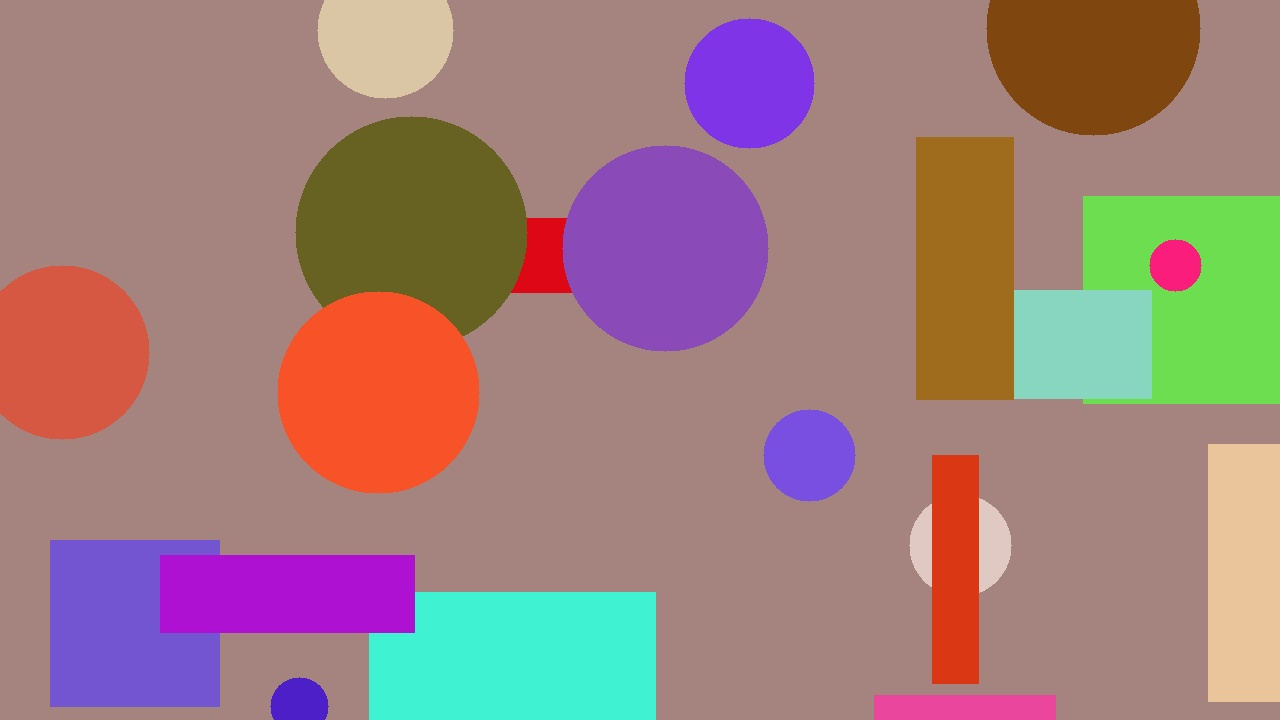
#> input picture src/tests/cases/synthetic/diff_big_head_turn_s1/000.jpg, 1280 x 720 px
$ python benchmark.py
#> lines starting #> are read from the running program, lines starting #| are printed output that depends on the picture
### src/Tier1Caches/ColorFingerprint.py
import cv2 as cv
import numpy as np

"""
idea: Cut the frame into 12 squares like a chocolate bar. In each square, count how much red, green, blue, and so on. Write those count on a row and that row is the fingerprint of the frame

"""

Color_Buckets = ["black", "gray", "red", "yellow", "green", "cyan", "blue", "magenta"]


def ColorFingerprint(frame1, frame2, threshold=0.9):
    """Two raw BGR frames in -> (score, is the scene similar enough to reuse the cached answer?)."""

    def fingerprint(frame):
        # shrink: INTER_AREA averages the pixels it throws away, the right choice for shrinking
        small = cv.resize(frame, (160, 90), interpolation=cv.INTER_AREA)

        # HSV puts colour in one channel instead of spread across three
        hsv = cv.cvtColor(small, cv.COLOR_BGR2HSV)
        hue = hsv[..., 0].astype(np.int32)
        saturation = hsv[..., 1]
        brightness = hsv[..., 2]

        labels = 2 + ((hue + 15) // 30) % 6

        # washed-out and dark pixels have no trustworthy hue, so they get their own buckets
        labels[saturation < 50] = Color_Buckets.index("gray")
        labels[brightness < 50] = Color_Buckets.index("black")

        # cut into cells, left to right, top to bottom
        cells = [cell for row in np.vsplit(labels, 3) for cell in np.hsplit(row, 4)]

        # count each cell's colours and lay the counts end to end: 12 cells x 8 buckets = 96 floats
        counts = [np.bincount(c.ravel(), minlength=len(Color_Buckets)) for c in cells]
        row = np.concatenate(counts).astype(np.float32)

        # unit length, so two frames of different brightness or detail still compare fairly
        return row / np.linalg.norm(row)

    # cosine similarity: ~1 for the same scene, ~0 for different ones
    score = float(np.dot(fingerprint(frame1), fingerprint(frame2)))
    return score, score >= threshold

### src/Tier1Caches/OutlineComparison.py
import cv2 as cv
import numpy as np

"""
idea: Trace each frame into a colouring-book outline (Canny edges), lay the new outline over the
last one and count how many lines don't match. Outlines ignore lighting, so a cloud passing
over doesn't look like a new scene.
"""

# how far the edge thresholds sit below/above the frame's median brightness
Edge_Threshold_Spread = 0.33
# how many pixels an edge can shift and still count as "didn't move"
Edge_Shift_Tolerance_Px = 1
# square used to thicken edges by Edge_Shift_Tolerance_Px on every side; derived, don't edit
Edge_Thicken_Kernel = np.ones((2 * Edge_Shift_Tolerance_Px + 1,) * 2, np.uint8)


def OutlineComparison(frame1, frame2, threshold=0.9):
    """Two raw BGR frames in -> (score, is the scene similar enough to reuse the cached answer?)."""

    def outline(frame):
        # shrink: INTER_AREA averages the pixels it throws away, the right choice for shrinking
        small = cv.resize(frame, (160, 90), interpolation=cv.INTER_AREA)
        grey = cv.cvtColor(small, cv.COLOR_BGR2GRAY)

        # Canny needs two brightness thresholds; hanging them off this frame's median keeps a
        # dim room and a bright one from tracing wildly different amounts of edge
        medianBrightness = np.median(grey)
        lowThreshold = int((1 - Edge_Threshold_Spread) * medianBrightness)
        highThreshold = int(min(255, (1 + Edge_Threshold_Spread) * medianBrightness))
        return cv.Canny(grey, lowThreshold, highThreshold) > 0

    edges1 = outline(frame1)
    edges2 = outline(frame2)

    # an edgeless pair (blank wall, pitch dark) has nothing to disagree about, so call it identical
    totalEdgePixels = np.count_nonzero(edges1) + np.count_nonzero(edges2)
    if not totalEdgePixels:
        return 1.0, True

    # thicken each outline by the shift tolerance, so an edge that moved a pixel still counts as put
    near1 = cv.dilate(edges1.view(np.uint8), Edge_Thicken_Kernel) > 0
    near2 = cv.dilate(edges2.view(np.uint8), Edge_Thicken_Kernel) > 0

    # an edge "moved" if the other frame has no edge anywhere near it
    moved = np.count_nonzero(edges1 & ~near2) + np.count_nonzero(edges2 & ~near1)

    # score = the fraction of the outline that stayed put
    score = 1 - moved / totalEdgePixels
    return score, score >= threshold


# [13 lines that do not run on import are left out]

### src/Tier1Caches/ChangeBucket.py
"""
idea: Every frame, pour the small outline diff from the previous frame into a bucket. When it's
full, run the module again and empty it. Measuring many small changes beats one big comparison
across a second, where a head-mounted camera has turned too far for the frames to resemble each other.
One bucket per module.
"""

from OutlineComparison import OutlineComparison


def ChangeBucket(frame1, frame2, threshold=0.9, between=(), maxFrames=300):
    """Raw BGR frames in -> (score, similar enough?), pouring every consecutive diff into one bucket."""
    # maxFrames: force-run ceiling so an edgeless scene (diff ~0) can't sit silent forever;
    #   300 = 10 s at 30 fps, the longest cache timer
    sequence = [frame1, *between, frame2]
    level = 0.0
    frames = 1  # frame1 itself, nothing to compare it against yet

    for previous, current in zip(sequence, sequence[1:]):
        level += 1 - OutlineComparison(previous, current)[0]
        frames += 1
        if level >= 1 - threshold or frames >= maxFrames:
            break

    # score = how much room is left in the bucket
    score = max(0.0, 1 - level)
    return score, score >= threshold and frames < maxFrames


# [15 lines that do not run on import are left out]

### src/tests/benchmark.py
"""
Feeds every case in src/tests/cases/ to each technique and reports accuracy + speed.

Each case is 2 frames. Score >= Similarity_Threshold = accept (similar, reuse the answer); below = reject.
False-same is the dangerous error (we'd reuse a stale answer), so it's reported separately.

Usage: python src/tests/makeCases.py && python src/tests/benchmark.py
"""
import sys
import time
from pathlib import Path

import cv2 as cv

sys.path.insert(0, str(Path(__file__).resolve().parents[1] / "Tier1Caches"))
from ChangeBucket import ChangeBucket  # noqa: E402
from ColorFingerprint import ColorFingerprint  # noqa: E402
from OutlineComparison import OutlineComparison  # noqa: E402

Similarity_Threshold = 0.9
Cases_Folder = Path(__file__).parent / "cases"
Image_Types = {".jpg", ".jpeg", ".png"}

# each takes (frame1, frame2) and returns (score, accept?)
Techniques_To_Test = {
    "ColorFingerprint": ColorFingerprint,
    "OutlineComparison": OutlineComparison,
    "ChangeBucket": ChangeBucket,
}


def loadCases():
    # a case = a folder holding exactly 2 images; sorted name order gives frame1, frame2
    for d in sorted(p for p in Cases_Folder.rglob("*") if p.is_dir()):
        files = sorted(f for f in d.iterdir() if f.suffix.lower() in Image_Types)
        if len(files) == 2:
            yield d.name, d.name.startswith("same"), [cv.imread(str(f)) for f in files]


def main():
    cases = list(loadCases())
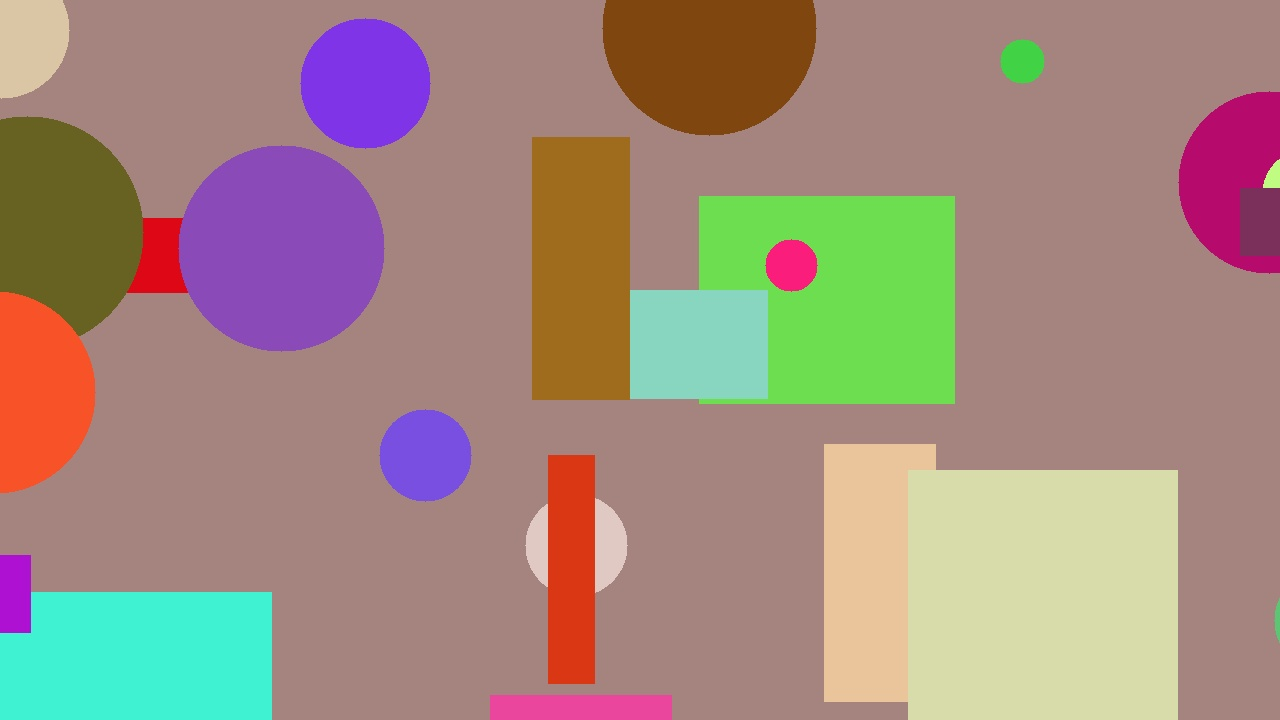
#> input picture src/tests/cases/synthetic/diff_big_head_turn_s1/001.jpg, 1280 x 720 px
#> cases = 1 item
    if not cases:
        sys.exit(f"no cases in {Cases_Folder} - run src/tests/makeCases.py first")

    stats = {m: {"right": 0, "falseSame": 0, "falseDiff": 0, "secs": 0.0} for m in Techniques_To_Test}
    print(f"{'case':38} {'expect':6} " + " ".join(f"{m:>20}" for m in Techniques_To_Test))
    for name, expectSame, (frame1, frame2) in cases:
        row = []
        for m, fn in Techniques_To_Test.items():
            t = time.perf_counter()
            score, same = fn(frame1, frame2, Similarity_Threshold)
            stats[m]["secs"] += time.perf_counter() - t
            ok = same == expectSame
            stats[m]["right"] += ok
            stats[m]["falseSame"] += same and not expectSame
            stats[m]["falseDiff"] += expectSame and not same
            row.append(f"{score:6.3f} {'ok' if ok else 'MISS':>4}")
        print(f"{name:38} {'same' if expectSame else 'diff':6} " + " ".join(f"{r:>20}" for r in row))
#> this loop made 1 pass
#> (name, expectSame) on pass 1: ('diff_big_head_turn_s1', False)
#| diff_big_head_turn_s1                  diff             0.765   ok           0.152   ok           0.152   ok
#> pass 1, in fingerprint, `small = cv.resize(frame, (160, 90), interpolation=cv.INTER_AREA)`:
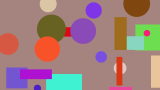
#> small: shape (90, 160, 3); mean B, G, R 123.9, 127.1, 159.6
#> pass 1, in fingerprint, `hue = hsv[..., 0].astype(np.int32)`:
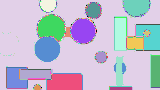
#> hue: shape (90, 160) int32; 111 distinct labels, from 0 to 179; one colour per label, 0 black
#> pass 1, in fingerprint, `saturation = hsv[..., 1]`:
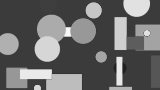
#> saturation: shape (90, 160); min 32, max 247, mean 105.5
#> after the loop, stats = 3 items

    print(f"\nthreshold {Similarity_Threshold}, {len(cases)} cases")
#| threshold 0.9, 1 cases
    print(f"{'method':20} {'accuracy':>9} {'false-same':>11} {'false-diff':>11} {'ms/compare':>11}")
    for m, s in stats.items():
        print(
            f"{m:20} {s['right'] / len(cases):9.1%} {s['falseSame']:11} {s['falseDiff']:11}"
            f" {1000 * s['secs'] / len(cases):11.3f}"
        )
#> this loop made 3 passes
#> (m, s) on passes 1 to 2: ('ColorFingerprint', {'right': 1, 'falseSame': 0, 'falseDiff': 0, 'secs': 0.0141}), ('OutlineComparison', {'right': 1, 'falseSame': 0, 'falseDiff': 0, 'secs': 0.01})
#> m on pass 3: 'ChangeBucket'
#| ColorFingerprint        100.0%           0           0      14.143
#| OutlineComparison       100.0%           0           0      10.023
#| ChangeBucket            100.0%           0           0       4.485


if __name__ == "__main__":
    main()
